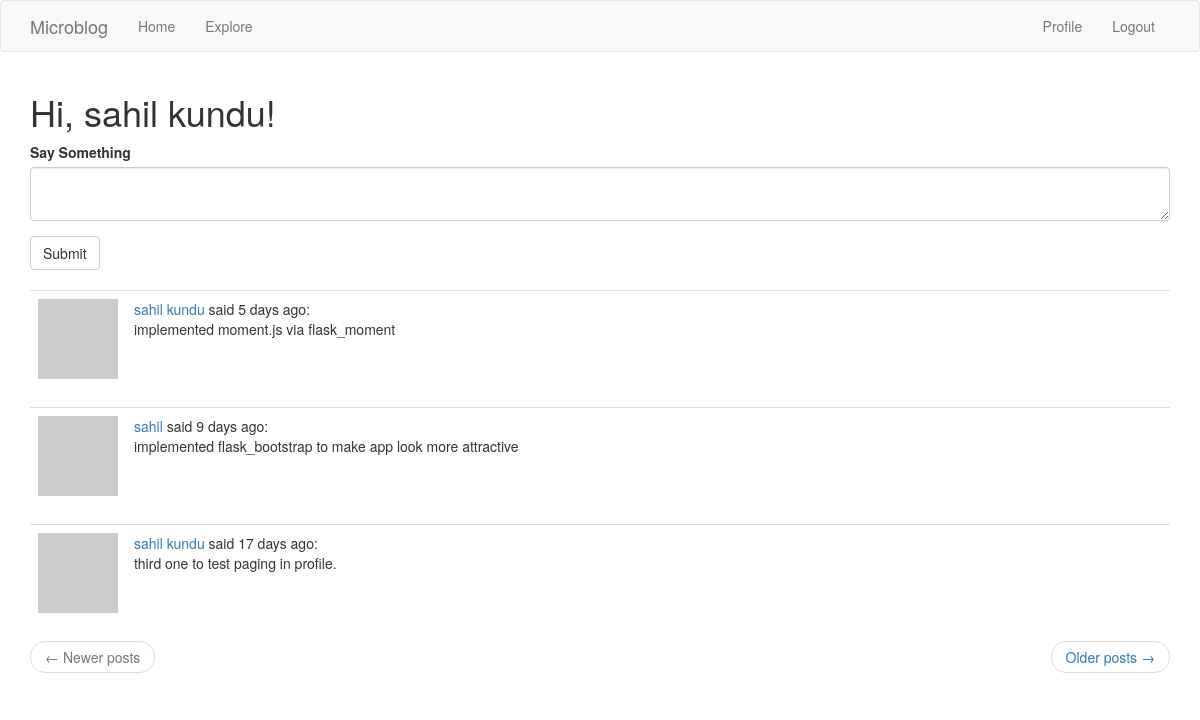
The app's page /index (signed in) with its own data.
### app/models.py (models this page shows, shortened)
class User(UserMixin,db.Model):
    id = db.Column(db.Integer , primary_key=True)
    username = db.Column(db.String(64) , index=True , unique=True)
    email = db.Column(db.String(120),index=True,unique=True)
    password_hash = db.Column(db.String(128))
    posts = db.relationship('Post',backref = 'author' , lazy = 'dynamic')
    about_me = db.Column(db.String(140))
    last_seen = db.Column(db.DateTime, default=datetime.utcnow)
    def avatar(self,size):
        digest = md5(self.email.lower().encode('utf-8')).hexdigest()
        return 'https://www.gravatar.com/avatar/{}?d=identicon&s={}'.format(
            digest, size)
    followed = db.relationship(
        'User' , secondary = followers,
        primaryjoin=(followers.c.follower_id == id),
        secondaryjoin=(followers.c.followed_id == id),
        backref=db.backref('followers', lazy='dynamic'), lazy='dynamic')
    def followed_posts(self):
        followed = Post.query.join(
            followers, (followers.c.followed_id == Post.user_id)).filter(
                followers.c.follower_id == self.id)
        own = Post.query.filter_by(user_id = self.id)
        return followed.union(own).order_by(Post.timestamp.desc())

class Post(db.Model):
    id = db.Column(db.Integer , primary_key=True)
    body = db.Column(db.String(140))
    timestamp = db.Column(db.DateTime , index = True , default = datetime.utcnow)
    user_id = db.Column(db.Integer , db.ForeignKey('user.id'))

### app/routes.py (the view)
@app.route('/',methods=['GET','POST'])
@app.route('/index',methods=['GET','POST'] )
@login_required
def index():# function name and route url need not to be same.
	form = PostForm()
	if form.validate_on_submit():
		post = Post(body=form.post.data , author = current_user)
		db.session.add(post)
		db.session.commit()
		flash('Your post is now live!')
	page = request.args.get('page',1,type=int)
	posts = current_user.followed_posts().paginate(page,app.config['POSTS_PER_PAGE'],False)
	next_url = url_for('index',page = posts.next_num)\
	if posts.has_next else None
	prev_url = url_for('index',page = posts.prev_num)\
	if posts.has_prev else None
	return render_template("index.html", title='Home',post=posts.items,form = form,
	next_url=next_url, prev_url=prev_url)

### app/forms.py
class PostForm(FlaskForm):
    post = TextAreaField('Say Something', validators=[DataRequired(),
    Length(min =1 , max = 140)])
    submit = SubmitField('Submit')

### app/models.py (called while the page is built)
@login.user_loader
def load_user(id):
    return User.query.get(int(id))

### app/routes.py (called while the page is built)
@app.before_request
def before_request():
	if current_user.is_authenticated:
		current_user.last_seen = datetime.utcnow()
		db.session.commit()

### app/templates/index.html
{% extends "base.html" %}
{% import 'bootstrap/wtf.html' as wtf %}
{% block app_content %}
    <h1>Hi, {{ current_user.username }}!</h1>
    {% if form %}
    {{ wtf.quick_form(form) }}
    <br>
    {% endif %}
    {% for p in post %}
        {% include '_post.html' %}
    {% endfor %}
    <nav aria-label="...">
        <ul class="pager">
            <li class="previous{% if not prev_url %} disabled{% endif %}">
                <a href="{{ prev_url or '#' }}">
                    <span aria-hidden="true">&larr;</span> Newer posts
                </a>
            </li>
            <li class="next{% if not next_url %} disabled{% endif %}">
                <a href="{{ next_url or '#' }}">
                    Older posts <span aria-hidden="true">&rarr;</span>
                </a>
            </li>
        </ul>
    </nav>
{% endblock %}

### app/templates/_post.html
<table class="table table-hover">
    <tr>
        <td width="70px">
            <a href="{{ url_for('user', username=p.author.username) }}">
                <img src="{{ p.author.avatar(70) }}" />
            </a>
        </td>
        <td>
            <a href="{{ url_for('user', username=p.author.username) }}">
                {{ p.author.username }}
            </a>
            said {{ moment(p.timestamp).fromNow() }}:
            <br>
            {{ p.body }}
        </td>
    </tr>
</table>

### records on screen
User: username "sahil kundu"
Post: author.username "sahil kundu", timestamp "5 days ago", body "implemented moment.js via flask_moment"
Post: author.username "sahil", timestamp "9 days ago", body "implemented flask_bootstrap to make app look more attractive"
Post: author.username "sahil kundu", timestamp "17 days ago", body "third one to test paging in profile."
